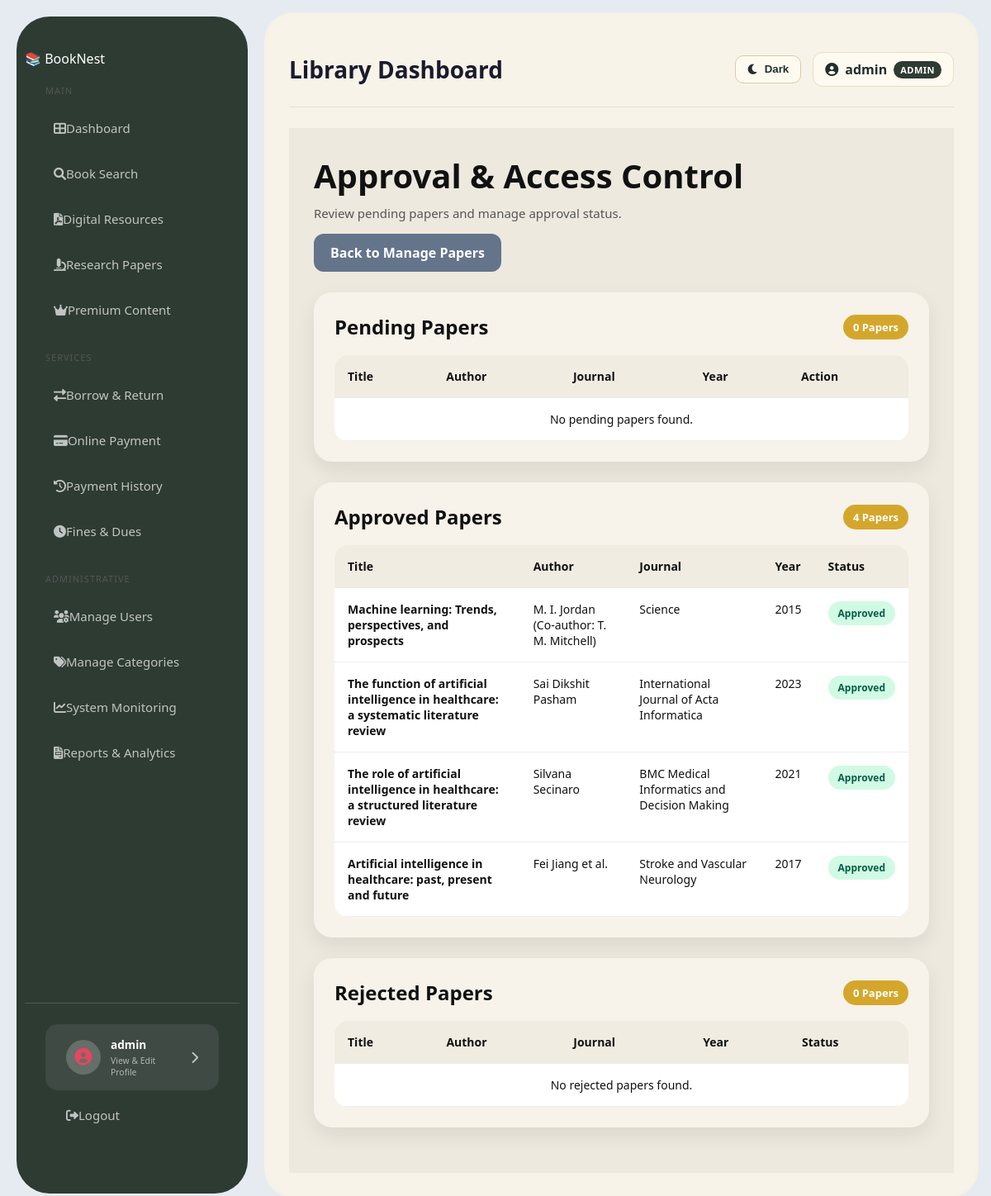
/librarian/research-papers/approval/ (signed in), run on an earlier commit of the app's database.
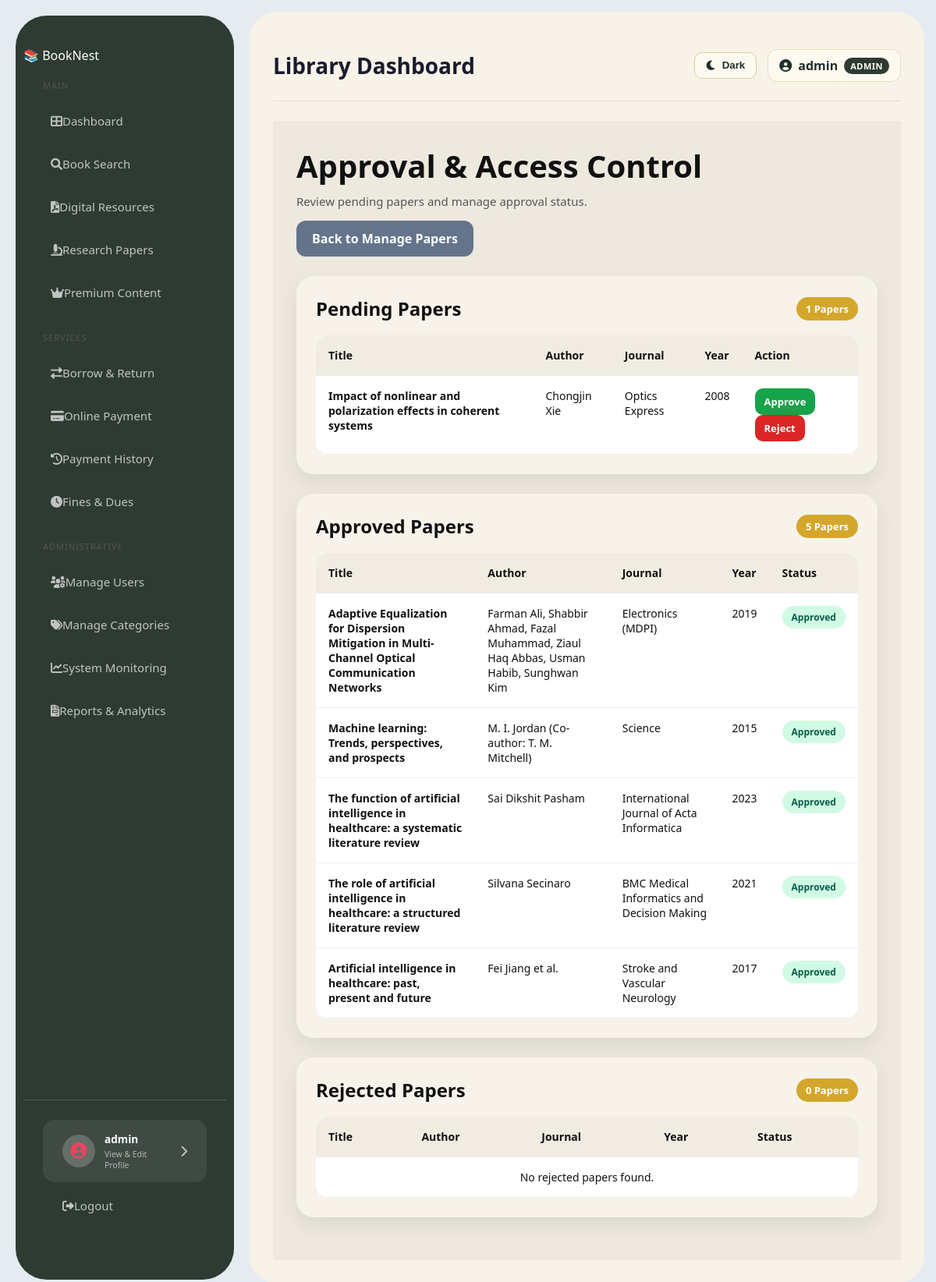
And on a later commit of the database.
### library/models.py (models this page shows, shortened)
class ResearchPaper(models.Model):
    STATUS_CHOICES = [
        ('pending', 'Pending'),
        ('approved', 'Approved'),
        ('rejected', 'Rejected'),
    ]
    title = models.CharField(max_length=200)
    author = models.CharField(max_length=200)
    journal = models.CharField(max_length=200)
    year = models.PositiveIntegerField()
    abstract = models.TextField(blank=True, null=True)
    paper_file = models.FileField(upload_to='research_papers/')
    status = models.CharField(max_length=20, choices=STATUS_CHOICES, default='pending')
    uploaded_by = models.ForeignKey(User, on_delete=models.CASCADE)
    uploaded_at = models.DateTimeField(auto_now_add=True)

### library/views.py (the view)
# urls.py: path('librarian/research-papers/approval/', views.approval_access_control, name='approval_access_control'),
@login_required
@user_passes_test(is_librarian_or_admin, login_url='/')
def approval_access_control(request):
    pending_papers = ResearchPaper.objects.filter(status='pending').order_by('-uploaded_at')
    approved_papers = ResearchPaper.objects.filter(status='approved').order_by('-uploaded_at')
    rejected_papers = ResearchPaper.objects.filter(status='rejected').order_by('-uploaded_at')
    return render(request, 'library/approval_access_control.html', {
        'pending_papers': pending_papers,
        'approved_papers': approved_papers,
        'rejected_papers': rejected_papers,
    })

### library/models.py (called while the page is built)
    def get_full_name(self):
        if self.first_name and self.last_name:
            return f"{self.first_name} {self.last_name}"
        return self.username

### library/views.py (called while the page is built)
def is_librarian_or_admin(user):
    return user.is_authenticated and (
        user.role in [User.LIBRARIAN, User.ADMIN] or user.is_superuser
    )

### library/templates/library/approval_access_control.html (shortened to what the changed rows need)
{% extends 'library/base.html' %}
{% block content %}
<div class="approval-page">
    <div class="approval-header">
        <div class="approval-title">
            <h1>Approval & Access Control</h1>
        </div>
    </div>
    <div class="approval-box">
        <div class="section-bar">
            <h2>Pending Papers</h2>
            <span class="count-badge">{{ pending_papers|length }} Papers</span>
        </div>
        <div class="table-wrap">
            <table class="approval-table">
                <thead>
                    <tr>
                        <th>Title</th>
                        <th>Author</th>
                        <th>Journal</th>
                        <th>Year</th>
                        <th>Action</th>
                    </tr>
                </thead>
                <tbody>
                    {% for paper in pending_papers %}
                    <tr>
                        <td><div class="paper-title">{{ paper.title }}</div></td>
                        <td>{{ paper.author }}</td>
                        <td>{{ paper.journal }}</td>
                        <td>{{ paper.year }}</td>
                        <td>
                            <a href="{% url 'approve_paper' paper.id %}" class="action-btn approve-btn">Approve</a>
                            <a href="{% url 'reject_paper' paper.id %}" class="action-btn reject-btn">Reject</a>
                        </td>
                    </tr>
                    {% empty %}
                    <tr>
                        <td colspan="5" class="empty-row">No pending papers found.</td>
                    </tr>
                    {% endfor %}
                </tbody>
            </table>
        </div>
    </div>
    <div class="approval-box">
        <div class="section-bar">
            <h2>Approved Papers</h2>
            <span class="count-badge">{{ approved_papers|length }} Papers</span>
        </div>
        <div class="table-wrap">
            <table class="approval-table">
                <thead>
                    <tr>
                        <th>Title</th>
                        <th>Author</th>
                        <th>Journal</th>
                        <th>Year</th>
                        <th>Status</th>
                    </tr>
                </thead>
                <tbody>
                    {% for paper in approved_papers %}
                    <tr>
                        <td><div class="paper-title">{{ paper.title }}</div></td>
                        <td>{{ paper.author }}</td>
                        <td>{{ paper.journal }}</td>
                        <td>{{ paper.year }}</td>
                        <td><span class="status-badge status-approved">Approved</span></td>
                    </tr>
                    {% empty %}
                    <tr>
                        <td colspan="5" class="empty-row">No approved papers found.</td>
                    </tr>
                    {% endfor %}
                </tbody>
            </table>
        </div>
    </div>
    <div class="approval-box">
        <div class="section-bar">
            <h2>Rejected Papers</h2>
        </div>
        <div class="table-wrap">
            <table class="approval-table">
                <thead>
                    <tr>
                        <th>Title</th>
                        <th>Author</th>
                        <th>Journal</th>
                        <th>Year</th>
                        <th>Status</th>
                    </tr>
                </thead>
            </table>
        </div>
    </div>
</div>
{% endblock %}

What changed in the data, as far as the page shows it:
added ResearchPaper: title "Impact of nonlinear and polarization effects in coherent systems", author "Chongjin Xie", journal "Optics Express", year "2008", shown under "Pending Papers"
added ResearchPaper: title "Adaptive Equalization for Dispersion Mitigation in Multi-Channel Optical Communication Networks", author "Farman Ali, Shabbir Ahmad, Fazal Muhammad, Ziaul Haq Abbas, Usman Habib, Sunghwan Kim", journal "Electronics (MDPI)", year "2019", shown under "Approved Papers"
Also different on the page:
{{ pending_papers|length }}: "0" → "1"
{{ approved_papers|length }}: "4" → "5"
text no longer shown: "No pending papers found."
